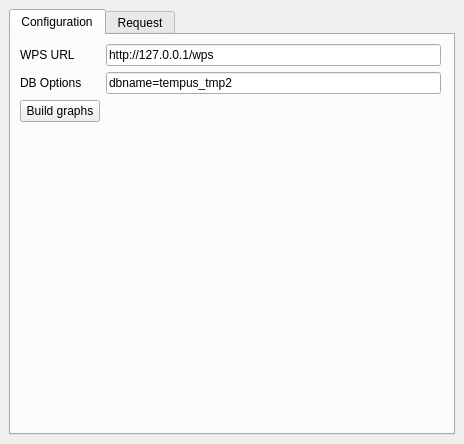
<?xml version="1.0" encoding="UTF-8"?>
<ui version="4.0">
 <class>IfsttarRoutingDock</class>
 <widget class="QDockWidget" name="IfsttarRoutingDock">
  <property name="geometry">
   <rect>
    <x>0</x>
    <y>0</y>
    <width>464</width>
    <height>444</height>
   </rect>
  </property>
  <property name="sizePolicy">
   <sizepolicy hsizetype="Preferred" vsizetype="Preferred">
    <horstretch>0</horstretch>
    <verstretch>0</verstretch>
   </sizepolicy>
  </property>
  <property name="windowTitle">
   <string>Routing</string>
  </property>
  <widget class="QWidget" name="dockWidgetContents">
   <property name="sizePolicy">
    <sizepolicy hsizetype="Preferred" vsizetype="Expanding">
     <horstretch>0</horstretch>
     <verstretch>0</verstretch>
    </sizepolicy>
   </property>
   <property name="autoFillBackground">
    <bool>false</bool>
   </property>
   <layout class="QVBoxLayout" name="verticalLayout_2">
    <item>
     <widget class="QTabWidget" name="verticalTabWidget">
      <property name="sizePolicy">
       <sizepolicy hsizetype="Expanding" vsizetype="Expanding">
        <horstretch>0</horstretch>
        <verstretch>0</verstretch>
       </sizepolicy>
      </property>
      <property name="currentIndex">
       <number>0</number>
      </property>
      <widget class="QWidget" name="tab">
       <attribute name="title">
        <string>Configuration</string>
       </attribute>
       <widget class="QWidget" name="formLayoutWidget">
        <property name="geometry">
         <rect>
          <x>9</x>
          <y>9</y>
          <width>421</width>
          <height>331</height>
         </rect>
        </property>
        <layout class="QFormLayout" name="formLayout">
         <item row="0" column="0">
          <widget class="QLabel" name="label_4">
           <property name="text">
            <string>WPS URL</string>
           </property>
          </widget>
         </item>
         <item row="0" column="1">
          <widget class="QLineEdit" name="wpsUrlText">
           <property name="text">
            <string>http://127.0.0.1/wps</string>
           </property>
          </widget>
         </item>
         <item row="1" column="0">
          <widget class="QLabel" name="label_5">
           <property name="text">
            <string>DB Options</string>
           </property>
          </widget>
         </item>
         <item row="1" column="1">
          <widget class="QLineEdit" name="dbOptionsText">
           <property name="text">
            <string>dbname=tempus_tmp2</string>
           </property>
          </widget>
         </item>
         <item row="2" column="0">
          <widget class="QPushButton" name="buildBtn">
           <property name="text">
            <string>Build graphs</string>
           </property>
          </widget>
         </item>
        </layout>
       </widget>
      </widget>
      <widget class="QWidget" name="verticalTabWidgetPage1">
       <attribute name="title">
        <string>Request</string>
       </attribute>
       <layout class="QVBoxLayout" name="verticalLayout">
        <item>
         <widget class="QLabel" name="label">
          <property name="sizePolicy">
           <sizepolicy hsizetype="Preferred" vsizetype="Fixed">
            <horstretch>0</horstretch>
            <verstretch>0</verstretch>
           </sizepolicy>
          </property>
          <property name="text">
           <string>Origin</string>
          </property>
         </widget>
        </item>
        <item>
         <layout class="QHBoxLayout" name="horizontalLayout">
          <property name="sizeConstraint">
           <enum>QLayout::SetFixedSize</enum>
          </property>
          <item>
           <widget class="QLineEdit" name="originText">
            <property name="sizePolicy">
             <sizepolicy hsizetype="Expanding" vsizetype="Fixed">
              <horstretch>0</horstretch>
              <verstretch>0</verstretch>
             </sizepolicy>
            </property>
            <property name="minimumSize">
             <size>
              <width>0</width>
              <height>0</height>
             </size>
            </property>
           </widget>
          </item>
          <item>
           <widget class="QPushButton" name="originSelectBtn">
            <property name="sizePolicy">
             <sizepolicy hsizetype="Fixed" vsizetype="Fixed">
              <horstretch>0</horstretch>
              <verstretch>0</verstretch>
             </sizepolicy>
            </property>
            <property name="text">
             <string>Select</string>
            </property>
           </widget>
          </item>
         </layout>
        </item>
        <item>
         <widget class="QLabel" name="label_2">
          <property name="sizePolicy">
           <sizepolicy hsizetype="Preferred" vsizetype="Fixed">
            <horstretch>0</horstretch>
            <verstretch>0</verstretch>
           </sizepolicy>
          </property>
          <property name="text">
           <string>Destination</string>
          </property>
         </widget>
        </item>
        <item>
         <layout class="QHBoxLayout" name="horizontalLayout_2">
          <item>
           <widget class="QLineEdit" name="destinationText">
            <property name="sizePolicy">
             <sizepolicy hsizetype="Expanding" vsizetype="Fixed">
              <horstretch>0</horstretch>
              <verstretch>0</verstretch>
             </sizepolicy>
            </property>
           </widget>
          </item>
          <item>
           <widget class="QPushButton" name="destinationSelectBtn">
            <property name="sizePolicy">
             <sizepolicy hsizetype="Fixed" vsizetype="Fixed">
              <horstretch>0</horstretch>
              <verstretch>0</verstretch>
             </sizepolicy>
            </property>
            <property name="text">
             <string>Select</string>
            </property>
           </widget>
          </item>
         </layout>
        </item>
        <item>
         <layout class="QHBoxLayout" name="horizontalLayout_3">
          <item>
           <widget class="QLabel" name="label_3">
            <property name="sizePolicy">
             <sizepolicy hsizetype="Preferred" vsizetype="Fixed">
              <horstretch>0</horstretch>
              <verstretch>0</verstretch>
             </sizepolicy>
            </property>
            <property name="text">
             <string>Criterion</string>
            </property>
           </widget>
          </item>
          <item>
           <widget class="QListWidget" name="criterionList">
            <property name="sizePolicy">
             <sizepolicy hsizetype="Fixed" vsizetype="Fixed">
              <horstretch>0</horstretch>
              <verstretch>0</verstretch>
             </sizepolicy>
            </property>
            <property name="selectionMode">
             <enum>QAbstractItemView::MultiSelection</enum>
            </property>
            <property name="resizeMode">
             <enum>QListView::Adjust</enum>
            </property>
           </widget>
          </item>
         </layout>
        </item>
        <item>
         <spacer name="verticalSpacer">
          <property name="orientation">
           <enum>Qt::Vertical</enum>
          </property>
          <property name="sizeHint" stdset="0">
           <size>
            <width>20</width>
            <height>40</height>
           </size>
          </property>
         </spacer>
        </item>
        <item>
         <widget class="QPushButton" name="computeBtn">
          <property name="sizePolicy">
           <sizepolicy hsizetype="Fixed" vsizetype="Fixed">
            <horstretch>0</horstretch>
            <verstretch>0</verstretch>
           </sizepolicy>
          </property>
          <property name="text">
           <string>Compute</string>
          </property>
         </widget>
        </item>
       </layout>
      </widget>
     </widget>
    </item>
   </layout>
  </widget>
 </widget>
 <resources/>
 <connections/>
</ui>
